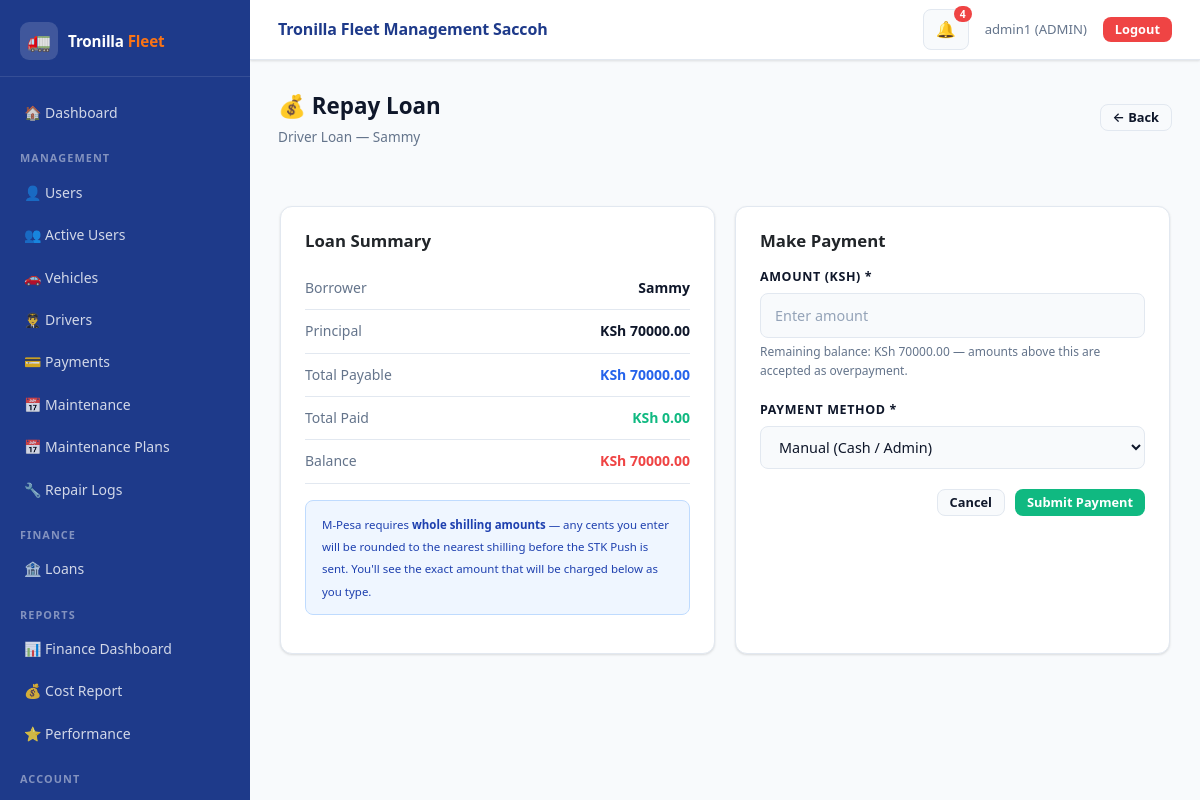
Page /loans/2/repay/ (signed in) on the earlier database version.
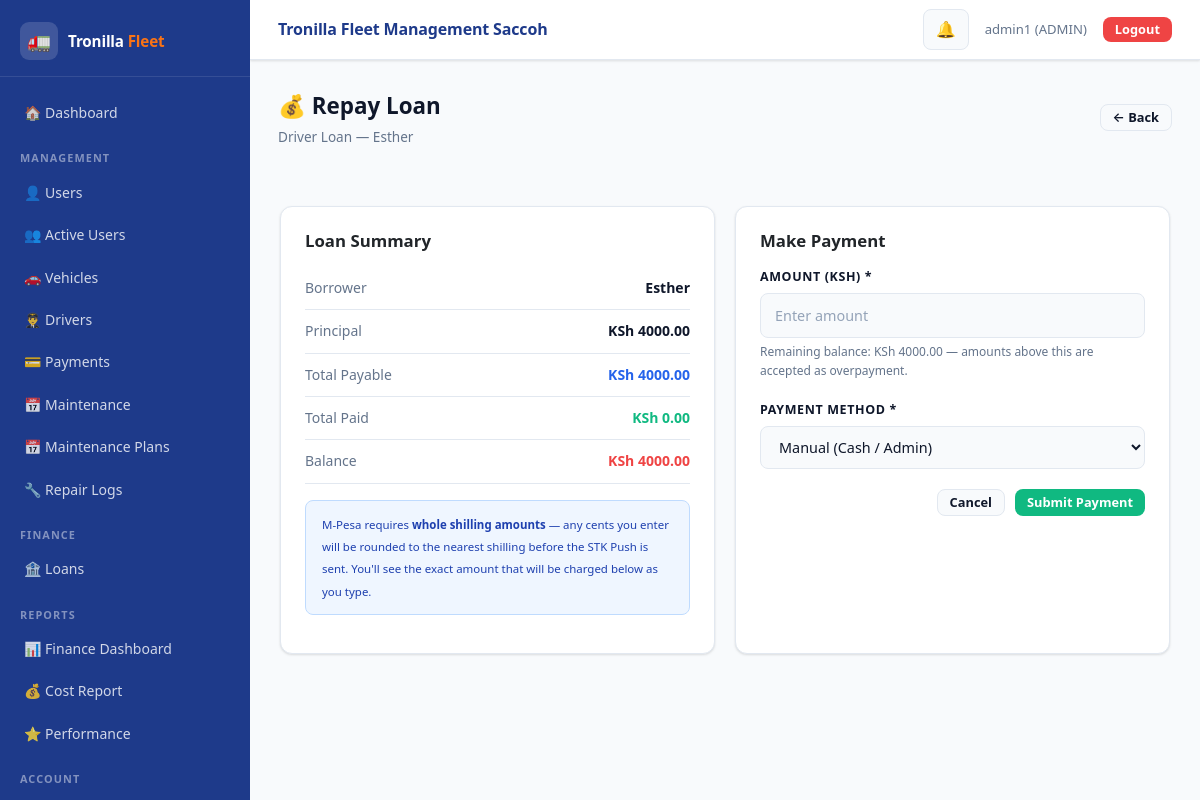
Same page on the later database version.
### loans/models.py (models this page shows, shortened)
class Loan(models.Model):
    LOAN_TYPE_CHOICES = (
        ('DRIVER', 'Driver Loan'),
        ('BANK', 'Bank Loan'),
    )
    STATUS_CHOICES = (
        ('REQUESTED', 'Requested'),
        ('PENDING', 'Pending'),
        ('ACTIVE', 'Active'),
        ('REJECTED', 'Rejected'),
        ('PAID', 'Paid'),
    )
    driver = models.ForeignKey(
        User,
        on_delete=models.CASCADE,
        null=True,
        blank=True,
        limit_choices_to={'role': 'DRIVER'}
    )
    loan_type = models.CharField(max_length=20, choices=LOAN_TYPE_CHOICES)
    amount = models.DecimalField(max_digits=12, decimal_places=2)
    purpose = models.CharField(max_length=255, null=True, blank=True)
    interest_rate = models.DecimalField(
        max_digits=5,
        decimal_places=2,
        default=Decimal('0.00')
    )
    status = models.CharField(
        max_length=20,
        choices=STATUS_CHOICES,
        default='REQUESTED'
    )
    requested_by = models.ForeignKey(
        User,
        on_delete=models.SET_NULL,
        null=True,
        blank=True,
        related_name="loan_requests"
    )
    approved_by = models.ForeignKey(
        User,
        on_delete=models.SET_NULL,
        null=True,
        blank=True,
        related_name="approved_loans"
    )
    approved_at = models.DateTimeField(null=True, blank=True)
    issued_date = models.DateTimeField(auto_now_add=True)
    due_date = models.DateField(null=True, blank=True)
    class Meta:
        ordering = ['-issued_date']
    def interest_amount(self):
        return (self.amount * self.interest_rate) / Decimal('100')
    def total_payable(self):
        return self.amount + self.interest_amount()
    def total_paid(self):
        return self.repayments.aggregate(
            total=Sum('amount')
        )['total'] or Decimal('0.00')
    def balance(self):
        return self.total_payable() - self.total_paid()
    def overpaid_amount(self):
        raw_balance = self.balance()
        if raw_balance < 0:
            return abs(raw_balance)
        return Decimal('0.00')
    def display_balance(self):
        raw_balance = self.balance()
        return raw_balance if raw_balance > 0 else Decimal('0.00')

### accounts/models.py (models this page shows, shortened)
class User(AbstractUser):
    ROLE_CHOICES = (
        ('ADMIN', 'Admin'),
        ('DRIVER', 'Driver'),
    )
    role = models.CharField(
        max_length=10,
        choices=ROLE_CHOICES,
        default='DRIVER'
    )
    phone_number = models.CharField(
        max_length=15,
        blank=True,
        null=True,
        unique=True
    )
    is_active_driver = models.BooleanField(default=True)

### loans/views.py (the view, shortened to what this page needs)
# urls.py: path('<int:pk>/repay/', repay_loan, name='repay_loan'),
@login_required
def repay_loan(request, pk):
    loan = get_loan(pk)
    if request.user.role == 'DRIVER' and loan.driver != request.user:
        messages.error(request, "Not allowed.")
        return redirect('my_loans')
    return render(request, 'loan_repay.html', {
        'loan': loan
    })

### loans/services.py (called while the page is built)
def get_loan(loan_id):
    return Loan.objects.select_related('driver').get(id=loan_id)

### notifications/context_processors.py (called while the page is built)
def notification_context(request):
    if request.user.is_authenticated:
        notifications = get_user_notifications(request.user)[:10]  # 🔥 limit for navbar
        unread_count = get_unread_count(request.user)
    else:
        notifications = []
        unread_count = 0
    return {
        "notifications": notifications,
        "unread_count": unread_count
    }

### notifications/services.py (called while the page is built)
def get_user_notifications(user):
    return Notification.objects.filter(user=user)

def get_unread_count(user):
    return Notification.objects.filter(
        user=user,
        is_read=False
    ).count()

### loans/templates/loan_repay.html (shortened to what this page needs)
{% extends 'base.html' %}
{% block content %}
<div class="page-header">
  <div>
    <div class="page-title">💰 Repay Loan</div>
    <div class="page-sub">{{ loan.get_loan_type_display }} — {{ loan.driver.username|default:"Company" }}</div>
  </div>
  <a href="{% url 'loan_detail' loan.id %}" class="btn btn-secondary btn-sm">← Back</a>
</div>
<div class="row g-4">
  <div class="col-6">
    <div class="card card-p">
      <h5 class="mb-3">Loan Summary</h5>
      <div class="vrow"><span class="k">Borrower</span><span class="v">{{ loan.driver.username|default:"Company" }}</span></div>
      <div class="vrow"><span class="k">Principal</span><span class="v">KSh {{ loan.amount|floatformat:2 }}</span></div>
      <div class="vrow"><span class="k">Total Payable</span><span class="v" style="color:var(--blue-mid);">KSh {{ loan.total_payable|floatformat:2 }}</span></div>
      <div class="vrow"><span class="k">Total Paid</span><span class="v" style="color:#10b981;">KSh {{ loan.total_paid|floatformat:2 }}</span></div>
      <div class="vrow">
        <span class="k">Balance</span>
        <span class="v" style="{% if loan.balance > 0 %}color:#ef4444;{% else %}color:#10b981;{% endif %}font-weight:800;">
          KSh {{ loan.display_balance|floatformat:2 }}
        </span>
      </div>
      {% if loan.loan_type == 'DRIVER' %}
        <div class="alert alert-info mt-3">
          <small>
            M-Pesa requires <strong>whole shilling amounts</strong> — any cents you enter
            will be rounded to the nearest shilling before the STK Push is sent.
            You'll see the exact amount that will be charged below as you type.
          </small>
        </div>
      {% endif %}
    </div>
  </div>
  <div class="col-6">
    <div class="card card-p">
      <h5 class="mb-3">Make Payment</h5>
      <form method="POST" id="repay-form">
        <div class="field-group">
          <label>Amount (KSh) *</label>
          <input type="number" step="0.01" min="0.01"
                 name="amount" id="amount-input"
                 placeholder="Enter amount" required>
          <div class="field-hint">
            Remaining balance: KSh {{ loan.display_balance|floatformat:2 }}
            — amounts above this are accepted as overpayment.
          </div>
        </div>
        <div class="field-group">
          <label>Payment Method *</label>
          <select name="method" id="paymentMethod" required>
            <option value="MANUAL">Manual (Cash / Admin)</option>
          </select>
        </div>
        <div class="form-actions" style="padding:0;background:none;border:none;margin-top:20px;">
          <a href="{% url 'loan_detail' loan.id %}" class="btn btn-secondary btn-sm">Cancel</a>
          <button type="submit" class="btn btn-success btn-sm">Submit Payment</button>
        </div>
      </form>
    </div>
  </div>
</div>
{% endblock %}

### accounts/templates/base.html (shortened to what this page needs)
<!DOCTYPE html>
<html lang="en">
{% load static %}
<head>
  <link href="https://cdn.jsdelivr.net/npm/bootstrap@5.3.0/dist/css/bootstrap.min.css" rel="stylesheet">
  <link rel="stylesheet" href="{% static 'css/style.css' %}">
</head>
<body>
<div class="layout-wrap">
  <aside class="sidebar" id="sidebar">
    <div class="sidebar-brand">
      <div class="brand-icon">🚛</div>
      <div class="brand-name">Tronilla <span>Fleet</span></div>
    </div>
    <nav class="sidebar-nav" onclick="handleNavClick(event)">
      {% if request.user.is_authenticated %}
        <a href="{% if request.user.role == 'ADMIN' %}{% url 'admin_dashboard' %}{% else %}{% url 'driver_dashboard' %}{% endif %}">
          🏠 Dashboard
        </a>
        {% if request.user.role == 'ADMIN' %}
          <div class="sidebar-section-label">Management</div>
          <a href="{% url 'user_list' %}">👤 Users</a>
          <a href="{% url 'active_users' %}">👥 Active Users</a>
          <a href="{% url 'vehicle_list' %}">🚗 Vehicles</a>
          <a href="{% url 'driver_list' %}">👨‍✈️ Drivers</a>
          <a href="{% url 'admin_payment_list' %}">💳 Payments</a>
          <a href="{% url 'schedule_list' %}">📅 Maintenance</a>
          <a href="{% url 'maintenance_plans' %}">📅 Maintenance Plans</a>
          <a href="{% url 'repair_logs' %}">🔧 Repair Logs</a>
          <div class="sidebar-section-label">Finance</div>
          <a href="{% url 'loan_list' %}">🏦 Loans</a>
          <div class="sidebar-section-label">Reports</div>
          <a href="{% url 'dashboard' %}">📊 Finance Dashboard</a>
          <a href="{% url 'cost_report' %}">💰 Cost Report</a>
          <a href="{% url 'performance_report' %}">⭐ Performance</a>
        {% endif %}
        <div class="sidebar-section-label">Account</div>
        <a href="{% url 'logout' %}" style="color:#fca5a5;">🚪 Logout</a>
      {% endif %}
    </nav>
  </aside>
  <div class="main-wrap">
    <header class="topbar">
      <div class="topbar-title">Tronilla Fleet Management Saccoh</div>
      <div class="topbar-right">
        {% if request.user.is_authenticated %}
          <div style="position:relative;">
            <button class="notif-btn" id="notif-toggle">
              🔔
              {% if unread_count|default:0 > 0 %}
                <span class="notif-badge" id="notif-badge">{{ unread_count }}</span>
              {% endif %}
            </button>
          </div>
          <span class="topbar-user">{{ request.user.username }} ({{ request.user.role }})</span>
          <a href="{% url 'logout' %}" class="btn btn-danger btn-sm d-md-inline-flex">Logout</a>
        {% endif %}
      </div>
    </header>
    <div class="page-content">
      {% block content %}{% endblock %}
    </div>
  </div>
</div>
</body>
</html>

Differences in the rows shown:
changed Loan "Driver Loan": driver.username "Sammy" → "Esther"; amount "70000.00" → "4000.00"; total_payable "70000.00" → "4000.00"; display_balance "70000.00" → "4000.00"
Other differences:
{{ unread_count }}: "4" → (not shown)
